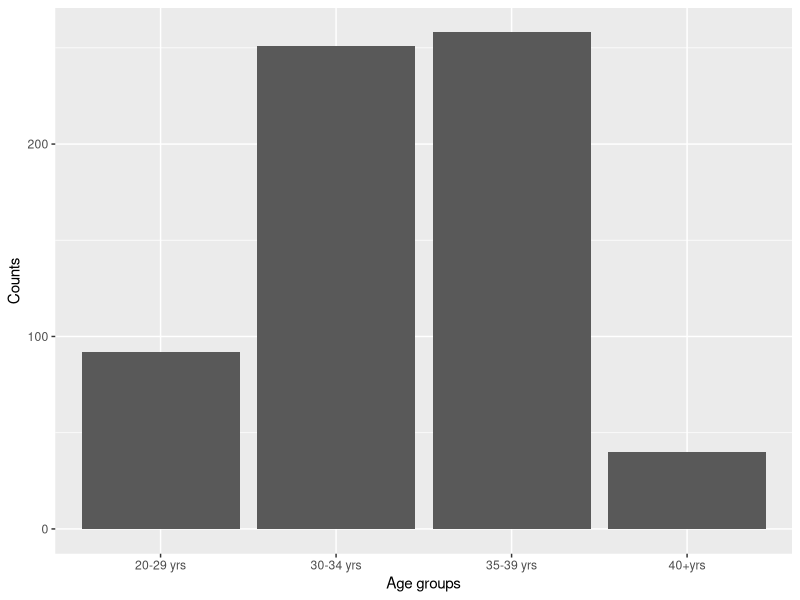
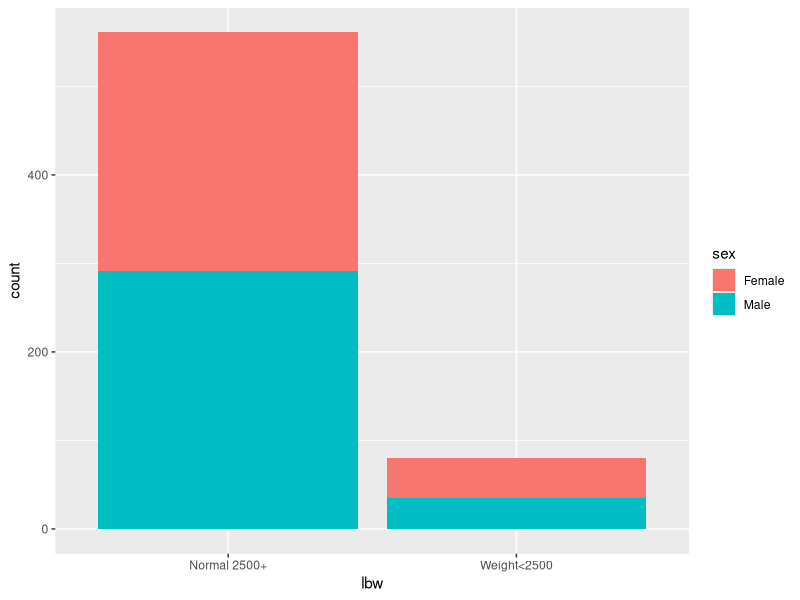
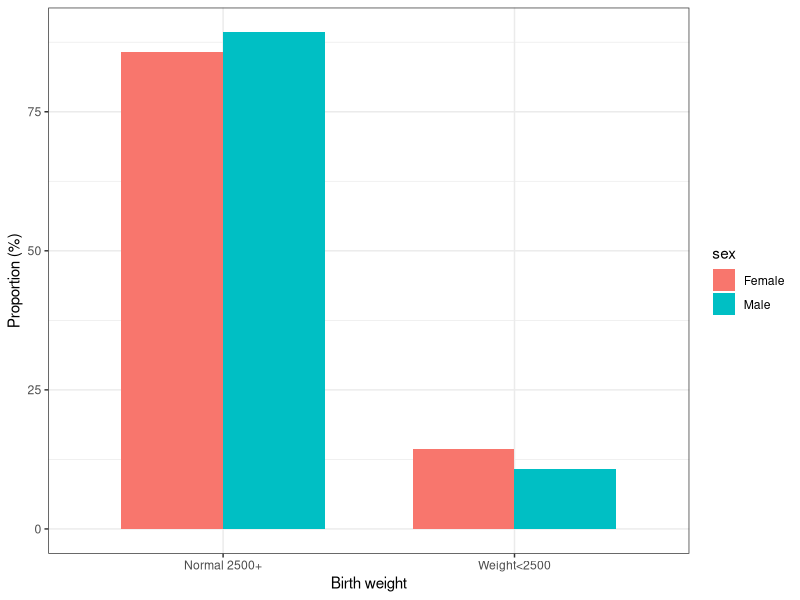

These charts were generated, in order, by the following R code:
## ---- chunk 1
knitr::opts_chunk$set(echo = TRUE,
                      tidy = TRUE,
      tidy.opts=list(blank=FALSE, width.cutoff=60,size = 'tiny'),
      fig.width=10, 
      fig.height=8)
library(tidyverse)
library(knitr)
## ---- chunk 2
bw_df <- read.csv("Data/birthweight2.csv")

## ---- chunk 3

table(bw_df$lbw2)

prop.table(table(bw_df$lbw2))

## ---- chunk 4

ggplot(bw_df, aes(agegrp)) + 
    geom_bar() + xlab("Age groups") + ylab("Counts")

## ---- chunk 5

# Assumming a normal approximation
# H0: Proportion of normal birthweight = 90%

prop.test(sum(bw_df$lbw2==0),length(bw_df$lbw2==0),p=.9,correct=T)

# Using exact binomial test

binom.test(sum(bw_df$lbw2==0),length(bw_df$lbw2==0),p=.9)
## ---- chunk 6
names(bw_df)
str(bw_df)
## ---- chunk 7

head(bw_df)

## ---- chunk 8

 ggplot(bw_df, aes(x = lbw)) +
  geom_bar(aes(fill = sex))

## ---- chunk 9
brks <- c(0, 0.25, 0.5, 0.75, 1)

prop_lbw <- bw_df %>% 
  group_by(sex, lbw) %>% 
  summarise(count = n()) %>% 
  mutate(perc = count/sum(count)) 

ggplot(prop_lbw, aes(x=lbw,y = perc*100,fill=sex)) + 
    geom_bar(stat="identity", width = 0.7,position="dodge") +
  labs(y="Proportion (%)", x="Birth weight") + theme_bw()

## ---- chunk 10
prop.test(sum(bw_df$lbw2==1),length(bw_df$lbw2==1))

## ---- chunk 11

table(bw_df$sex)

bw_female<-bw_df %>% 
  filter(sex=="Female") 

prop.table(table(bw_female$lbw2))

bw_male<-bw_df %>% 
  filter(sex=="Male") 

prop.table(table(bw_male$lbw2))

## ---- chunk 12

prop.test(sum(bw_female$lbw2==0),length(bw_female$lbw2==0),p=.9,correct=T)
## ---- chunk 13

prop.test(sum(bw_male$lbw2==0),length(bw_male$lbw2==0),p=.9,correct=T)
## ---- chunk 14
tab1<- table(bw_df$sex,bw_df$lbw2)

prop.table(tab1, 1) ## row proportions
prop.table(tab1, 2) ## column proportions

##
prop.table(table(bw_df$sex,bw_df$lbw2),1)
## ---- chunk 15

## frequency

bw_df%>%
  group_by(sex, lbw2)%>%
  summarise(n=n())%>%
  spread(lbw2, n)

## ---- chunk 16

## proportion

bw_df%>%
  group_by(sex, lbw2)%>%
  summarize(n=n())%>%
  mutate(prop=n/sum(n))%>%
  subset(select=c("sex","lbw2","prop"))%>%   #drop the frequency value
  spread(lbw2, prop) 

## ---- chunk 17
bw_df %>%
  mutate(
    ethnic2 = ifelse(ethnic==2, NA, ethnic),
    agegrp2=ifelse(agegrp=="40+yrs",NA,agegrp)
  ) %>%
  group_by(ethnic2, agegrp2) %>%
  summarise(n=n())%>%
  spread(agegrp2, n)

## ---- chunk 18

bw_df <- bw_df %>%
  mutate(ethnic2 = ifelse(ethnic==2, NA, ethnic),
    agegrp2=ifelse(agegrp=="40+yrs",NA,agegrp))

table(bw_df$ethnic2,bw_df$agegrp2)
## ---- chunk 19

chisq.test(bw_df$sex,bw_df$lbw2)

# If Chi-squared test not valid then get R to test the null hypothesis H0 using the Fishers exact test.

fisher.test(bw_df$sex,bw_df$lbw2)

## ---- chunk 20

prop.test(table(bw_df$sex,bw_df$lbw2))

## ---- chunk 21

table(bw_df$lbw2)

## ---- chunk 22

prop.table(table(bw_df$ethnic,bw_df$lbw2),1)

## ---- chunk 23

## Chi-squared test can be used for larger tables, with more categories (e.g. ethnic).

chisq.test(bw_df$ethnic,bw_df$lbw2)

prop.test(table(bw_df$ethnic,bw_df$lbw2))

## ---- chunk 24

## frequency

bw_df%>%
  group_by(ht, lbw2)%>%
  summarise(n=n())%>%
  spread(lbw2, n)%>%
  kable()

## ---- chunk 25

## proportion

bw_df%>%
  group_by(ht, lbw2)%>%
  summarize(n=n())%>%
  mutate(prop=n/sum(n))%>%
  subset(select=c("ht","lbw2","prop"))%>%   #drop the frequency value
  spread(lbw2, prop)

## ---- chunk 26

chisq.test(bw_df$ht,bw_df$lbw2)

prop.test(table(bw_df$ht,bw_df$lbw2))

